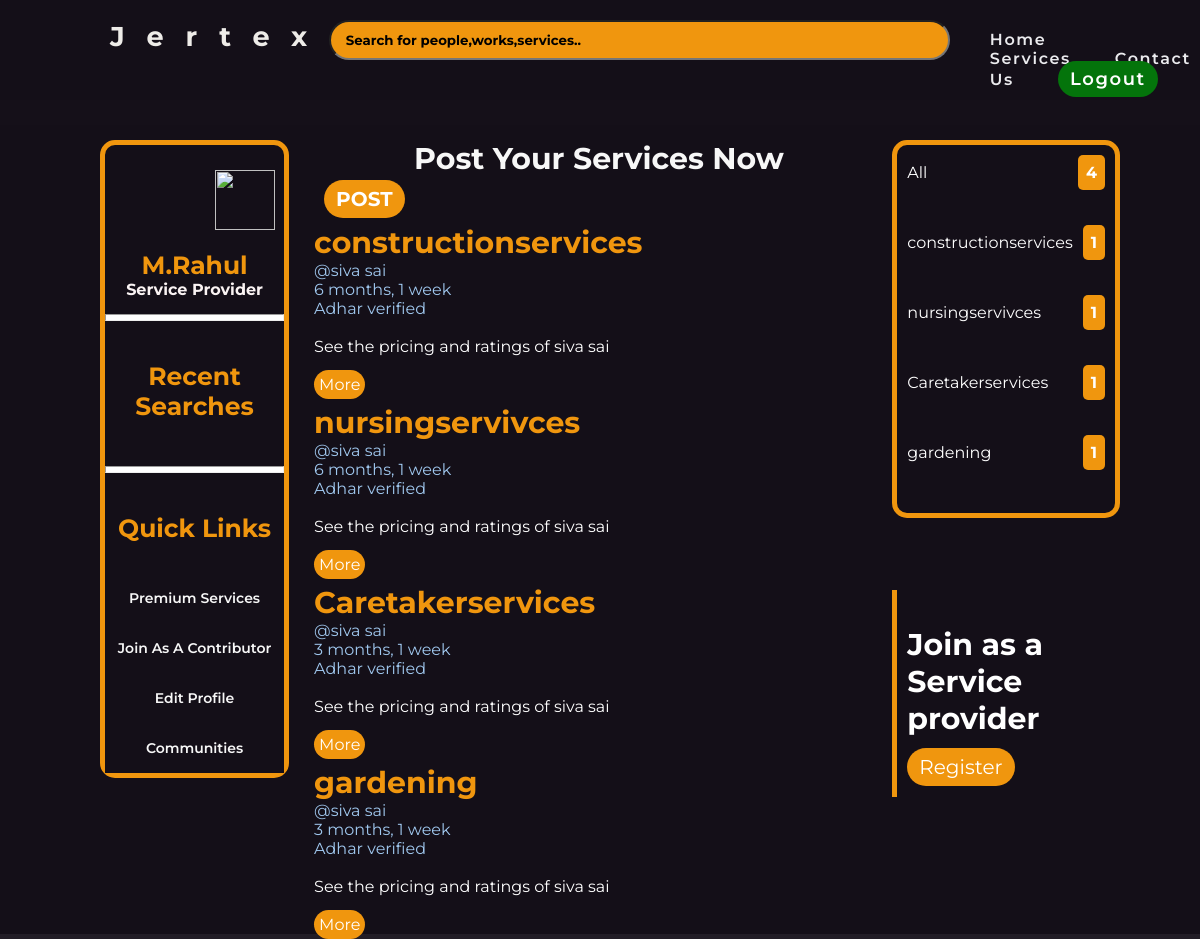
The app's page /feed (signed in) with its own data.
### main/models.py (models this page shows, shortened)
class Postmsg(models.Model):
      host=models.ForeignKey(User, on_delete=models.CASCADE)
      workname=models.ForeignKey(occupations, on_delete=models.CASCADE)
      message=models.TextField()
      posted=models.DateTimeField(auto_now=True)
      edited=models.DateTimeField(auto_now_add=True)

class occupations(models.Model):
    work=models.CharField(max_length=50)

class numberofserviceproviders(models.Model):
    workname=models.CharField(max_length=50)
    count=models.IntegerField()

### main/views.py (the view)
# urls.py: path('feed',views.feed,name="feed"),
@login_required(login_url='login')
def feed(request):
    text=request.GET.get('q') if request.GET.get('q')!=None else ''
    feedinfo=Postmsg.objects.filter(workname__work__icontains=text)
    info=request.user
    type=info.last_name
    services=occupations.objects.all()
    countposts=Postmsg.objects.all().count()
    number=numberofserviceproviders.objects.all()
    searchinfo=Search.objects.filter(searcheduser=request.user)
    context={'data1':info,'data2':feedinfo,'data4':services,'data5':countposts,'data6':number,'data7':type,'data3':searchinfo}
    return render(request,'feed.html',context)
    class Meta:
        ordering=['-edited','-posted']

### templates/feed.html (shortened to what this page needs)
{% load static %}
<!DOCTYPE html>
<html lang="en">
<head>
    <link rel="stylesheet" href="{% static 'css/feed.css' %}">
    <link rel="stylesheet" href="{% static 'css/home.css' %}">
</head>
<body>
    <header >
        <nav>
               <a href="{% url 'feed' %}" class="logo">Jertex</a>
               <form action="" method="get" class="searchedform">
                <input type="text" id="searchfeed" name="q" placeholder="Search for people,works,services..">
                 </form>
                <ul class="nav_links">
                    <li><a class="nav_a" href="{% url 'home' %}">Home</a></li>
                    <li><a  class="nav_a" href="#">services</a></li>
                    <li><a  class="nav_a"  href="#">Contact Us</a></li>
                    <li><a href="{% url 'logout' %}" class="logoutbtn">logout</a></li>
                </ul>
        </nav>
    </header>
<section class="feed">
    <section class="userinfo">
        <section class="border1">
                <img class="profilepic"src="{% static 'images/icon-4399701_640.png' %}"><br>
                <h3 class="userinfotext">{{data1.first_name}}</h3>
                <h4 class=" consumertext">{{data1.last_name}}</h4><hr style="height: 5px; background-color: white;">
                <h4 class="recentactivity">Recent Searches</h4>
                <hr style="height: 5px; background-color: white;">
                <h4 class="recentactivity">
                    Quick Links<br><br>
                </h4>
                <ul class="Quicklinkslist">
                        <li class="quicklist">
                            <a href="#" class="alist">Premium Services</a>
                        </li>
                        <li class="quicklist">
                            <a href="{% url 'serviceproviderregister' %}" class="alist">Join as a contributor</a>
                        </li>
                        <li class="quicklist">
                            <a href="{% url 'userprofile' %}" class="alist">Edit profile</a>
                        </li>
                        <li class="quicklist">
                            <a href="#" class="alist">communities</a>
                        </li>
                </ul>
        </section>
    </section>
    <section class="feedinfo">
                {% if request.user.last_name == 'consumer' %}
                    <span class="feedinfotitle">Order Your Services Now <a href="{% url 'orderservice' %}" class="orderbtn" >Order</a></span><br>
                {% else %}
                   <span class="feedinfotitle">Post Your Services Now <a href="{% url 'serviceproviderpost' %}" class="orderbtn" >POST</a></span><br>
                {% endif %}
                {% for i in data2 %}
                <section class="indivisualservice">
                        <section class="posts">
                        <h2 class="serviceheading">{{i.workname.work}}</h2>
                        <a href="#" class="serviceproviderusername">@{{i.host.first_name}}</a><br><span class="postedtime" >{{i.posted|timesince}}</span><br><span class="postedtime">Adhar verified</span> <br>
                        <span class="posttext">{{i.messsage}}
                            <br>See the pricing and ratings of {{i.host.first_name}} <br><br>
                            <a href="{% url 'serviceproviderinfo' i.host %}" class="seemorebtn">More</a>
                        </span>
                        </section>
                </section>
                {% endfor %}
    </section>
    <section class="groupingandothes">
            <section class="border3">
                 <br>
                 <div class="listrow">
                    <div class="servicename">
                         <a href="{% url 'feed' %}" class="listitem">All</a>
                    </div>
                    <div class="number">
                       <span class="availablemembers">{{data5}}</span>
                    </div>
                </div>
                <br><br>
                {% for i in data6 %}
                    <div class="listrow">
                        <div class="servicename">
                            <a href="{% url 'feed' %}?q={{i.workname}}" class="listitem">{{i.workname}}</a>
                        </div>
                            <div class="number">
                                <span class="availablemembers">{{i.count}}</span>
                            </div>
                    </div>
                    <br><br>
                {% endfor %}
            </section>
            <br><br><br><br>
            <section style="border-left:5px solid #f0960e;">
                   <br><br>
                   <h4 class="serviceheading" style="margin-left: 10px; color:white;">Join as a Service provider</h4><br>
                   <a href="{% url 'serviceproviderregister' %}" class="orderbtn">Register</a><br><br>
            </section>
    </section>
</section>
</body>
</html>

### static/css/feed.css (style rules this page uses)
body { margin:0; }
.feed { display: grid; grid-template-columns: 2fr 4fr 2fr; margin-top: 25px; background-color: rgba(21, 15, 25, 0.942); }
.userinfo { margin-left: 100px; margin-top: 15px; background-color: rgba(21, 15, 25, 0.942); }
.feedinfo { margin-left:25px; margin-top: 15px; background-color: rgba(21, 15, 25, 0.942); }
.groupingandothes { margin-left:25px; margin-right: 80px; margin-top: 15px; background-color: rgba(21, 15, 25, 0.942); display: flexbox; justify-content: space-between; }
.profilepic { height: 60px; width: 60px; margin-left: 110px; margin-top: 25px; margin-bottom: 20px; }
.userinfotext { font-family: 'Montserrat', sans-serif; color: #f0960e; text-align: center; font-weight: bold; font-size: 25px; }
.consumertext { color: rgb(250, 243, 243); text-align: center; padding-bottom: 15px; font-family: 'Montserrat', sans-serif; }
.recentactivity { color: #f0960e; text-align: center; padding-top: 40px; font-family: 'Montserrat', sans-serif; font-weight: bold; font-size: 25px; }
.alist { text-decoration: None; color: rgb(247, 247, 247); font-family: 'Montserrat', sans-serif; font-size: 14px; transition: 0.2s ease-in-out; display: block; transition: 0.2s ease-in-out; }
.Quicklinkslist { line-height: 50px; text-decoration: None; list-style-type: None; text-align: center; padding-left: 0%; }
.feedinfotitle { color: rgb(247, 247, 247); font-family: 'Montserrat', sans-serif; font-weight: bold; font-size: 30px; margin-left: 100px; }
.orderbtn { margin-left: 10px; text-decoration: none; color: white; font-family: 'Montserrat', sans-serif; background-color:#f0960e; font-size: 20px; padding-left: 12px; padding-right: 12px; padding-top: 7px; padding-bottom: 7px; border-radius: 20px; transition: 0.2s ease-in-out; }
.serviceheading { color: #f0960e; font-family: 'Montserrat', sans-serif; font-size: 30px; }
.posts { padding-top: 10px; }
.posttext { font-family: 'Montserrat', sans-serif; color: white; margin-top: 10px; }
.seemorebtn { text-decoration: none; color: white; font-family: 'Montserrat', sans-serif; background-color:#f0960e; padding: 5px; border-radius: 20px; }
.serviceproviderusername { color: rgb(160, 200, 239); text-decoration: none; font-family: 'Montserrat', sans-serif; }
.postedtime { text-align: right; color: rgb(160, 200, 239); text-decoration: none; font-family: 'Montserrat', sans-serif; }
.availablemembers { text-align: right; }
.listitem { text-decoration: none; color: white; font-family: 'Montserrat', sans-serif; transition: 0.2s ease-in-out; }
.availablemembers { margin-left: 10px; color: rgb(255, 255, 255); background-color: #f0960e; font-weight: bold; padding: 8px; border-radius: 5px; font-family: 'Montserrat', sans-serif; }
.listrow { display: flex; justify-content: space-between; padding-bottom: 15px; margin-left: 10px; margin-right: 10px; }
.border1,.border3 { border-radius: 15px; border:5px solid #f0960e; }
.logoutbtn { text-decoration: none; color: white; background-color: #04740b; font-family: 'Montserrat', sans-serif; cursor: pointer; font-size: 18px; padding-left: 12px; padding-right: 12px; padding-top: 7px; padding-bottom: 7px; border-radius: 20px; transition: 0.2s ease-in-out; }
#searchfeed { padding-top: 10px; padding-bottom: 10px; }
::placeholder { color: black; font-family: 'Montserrat', sans-serif; }

### static/css/home.css (style rules this page uses)
* { background-color: rgba(21, 15, 25, 0.942); margin: 0; }
.text2,.topics,h1,a { background-color: rgba(21, 15, 25, 0.942); }
.logo { color:rgb(238, 236, 232); font-weight:bold; font-size: 1.7em; font-family: 'Montserrat', sans-serif; letter-spacing: 0.8em; text-decoration: none; padding-left: 10px; transition: all 0.2s ease-out; margin-right: auto; margin-left: 100px; }
.nav_links { list-style: none; padding-top: 10px; padding-bottom: 10px; }
li,a.nav_a,.cta { text-transform: capitalize; text-decoration: none; text-size-adjust: 50px; color:rgb(235, 235, 238);; font-weight: 600; font-size: medium; font-family: 'Montserrat', sans-serif; }
.nav_links li { letter-spacing: 0.1em; display: inline; margin-right:40px; transition: all 0.2s ease-in; }
nav { display: flex; justify-content:flex-end; padding-top: 20px; }
#searchfeed { width:600px; border-radius: 20px; font-weight: bold; background-color: #f0960e; padding-left: 15px; font-family: 'Montserrat', sans-serif; cursor: pointer; color:rgba(255, 255, 255, 0.777); }

### records on screen
Postmsg: workname.work "constructionservices", host.first_name "siva sai", posted "6 months, 1 week"
Postmsg: workname.work "nursingservivces", host.first_name "siva sai", posted "6 months, 1 week"
Postmsg: workname.work "Caretakerservices", host.first_name "siva sai", posted "3 months, 1 week"
Postmsg: workname.work "gardening", host.first_name "siva sai", posted "3 months, 1 week"
numberofserviceproviders: workname "constructionservices", count "1"
numberofserviceproviders: workname "nursingservivces", count "1"
numberofserviceproviders: workname "Caretakerservices", count "1"
numberofserviceproviders: workname "gardening", count "1"

### other values on screen
{{ data1.first_name }} "M.Rahul"
{{ data1.last_name }} "Service Provider"
{{ data5 }} "4"
